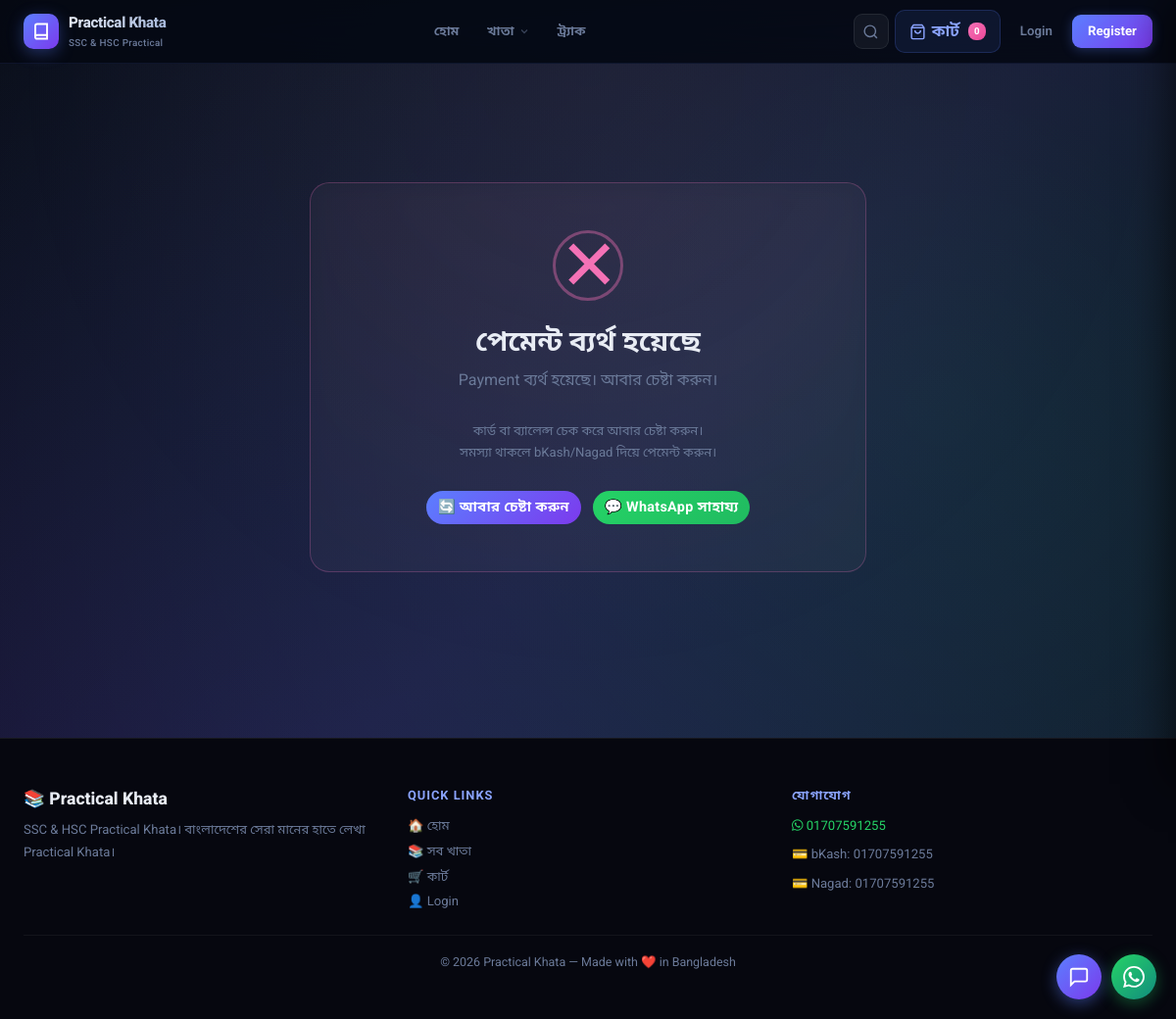
The page /payment/fail/ on the database its author committed.
### core/models.py (models this page shows, shortened)
class SiteSettings(models.Model):
    site_name        = models.CharField(max_length=100, default='Practical Khata')
    tagline          = models.CharField(max_length=200, default='SSC & HSC Practical Khata')
    whatsapp_number  = models.CharField(max_length=20, default='8801707591255')
    delivery_charge  = models.DecimalField(max_digits=6, decimal_places=2, default=110)
    free_delivery_above = models.DecimalField(max_digits=8, decimal_places=2, default=0,
                          help_text='0 means no free delivery threshold')
    bkash_number     = models.CharField(max_length=20, blank=True, default='01707591255')
    nagad_number     = models.CharField(max_length=20, blank=True, default='01707591255')
    chat_enabled     = models.BooleanField(default=True, help_text='Show AI chat widget')
    chat_welcome_msg = models.CharField(max_length=300,
                       default='আসসালামু আলাইকুম! 👋 কীভাবে সাহায্য করতে পারি?')
    meta_description = models.TextField(blank=True,
                       default='Buy SSC & HSC Practical Khata online in Bangladesh.')
    meta_keywords    = models.CharField(max_length=300, blank=True,
                       default='practical khata, SSC, HSC, Bangladesh')
    og_image         = models.ImageField(upload_to='site/', blank=True, null=True)
    class Meta:
        verbose_name = 'Site Settings'
        verbose_name_plural = 'Site Settings'
    @classmethod
    def get(cls):
        obj, _ = cls.objects.get_or_create(pk=1)
        return obj

### core/views.py (the view)
# urls.py: path('payment/fail/',     views.ssl_fail,       name='ssl_fail'),
def ssl_fail(request):
    tran_id = request.POST.get('tran_id') or request.GET.get('tran_id', '')
    value_a = request.POST.get('value_a') or request.GET.get('value_a', '')
    order = None
    try:
        order = Order.objects.get(order_id=tran_id)
    except Order.DoesNotExist:
        try:
            order = Order.objects.get(id=int(value_a))
        except (Order.DoesNotExist, ValueError):
            pass
    if order:
        order.payment_status = 'failed'
        order.save(update_fields=['payment_status', 'updated_at'])
    return render(request, 'payment_fail.html', {
        'order': order,
        'reason': 'Payment ব্যর্থ হয়েছে। আবার চেষ্টা করুন।',
    })

### templates/payment_fail.html (shortened to what this page needs)
{% extends 'base.html' %}
{% load static %}
{% block content %}
<section class="payment-result-section">
    <div class="container" style="max-width:600px;padding:60px 16px;">
        <div class="payment-result-card fail-card">
            <div class="result-icon">
                <div class="fail-x">✕</div>
            </div>
            <h1 class="result-title">পেমেন্ট ব্যর্থ হয়েছে</h1>
            <p class="result-subtitle">{{ reason|default:"কোনো কারণে পেমেন্ট সম্পন্ন হয়নি।" }}</p>
            <p class="result-note">
                কার্ড বা ব্যালেন্স চেক করে আবার চেষ্টা করুন।<br>
                সমস্যা থাকলে bKash/Nagad দিয়ে পেমেন্ট করুন।
            </p>
            <div class="result-actions">
                <a href="{% url 'checkout' %}" class="btn btn-primary">
                    🔄 আবার চেষ্টা করুন
                </a>
                <a href="https://wa.me/{{ site_settings.whatsapp_number }}" target="_blank"
                   class="btn" style="background:linear-gradient(135deg,#25d366,#20ba60);color:white;border:none;">
                    💬 WhatsApp সাহায্য
                </a>
            </div>
        </div>
    </div>
</section>
{% endblock %}

### templates/base.html (shortened to what this page needs)
<!DOCTYPE html>
<html lang="bn">
{% load static %}
<head>
    <link href="https://cdn.jsdelivr.net/npm/bootstrap@5.3.0/dist/css/bootstrap.min.css" rel="stylesheet">
    <link rel="stylesheet" href="https://cdnjs.cloudflare.com/ajax/libs/font-awesome/6.4.0/css/all.min.css">
    <link rel="stylesheet" href="{% static 'css/style.css' %}?v=7">
</head>
<body>
    <div class="particles-bg"></div>
    <nav class="pk-nav" id="mainNav" role="navigation" aria-label="Main Navigation">
        <div class="pk-nav-bar">
            <div class="container pk-nav-container">
                <a class="pk-logo" href="{% url 'home' %}" aria-label="{{ site_settings.site_name }}">
                    <div class="pk-logo-icon">
                        <svg width="18" height="18" viewBox="0 0 24 24" fill="none" stroke="white" stroke-width="2.5" stroke-linecap="round"><path d="M4 19.5A2.5 2.5 0 0 1 6.5 17H20"/><path d="M6.5 2H20v20H6.5A2.5 2.5 0 0 1 4 19.5v-15A2.5 2.5 0 0 1 6.5 2z"/></svg>
                    </div>
                    <div class="pk-logo-text">
                        <span class="pk-logo-name">{{ site_settings.site_name }}</span>
                        <span class="pk-logo-tagline">SSC &amp; HSC Practical</span>
                    </div>
                </a>
                <ul class="pk-nav-links" role="list">
                    <li>
                        <a href="{% url 'home' %}" class="pk-link {% if request.resolver_match.url_name == 'home' %}pk-link--active{% endif %}">
                            হোম
                        </a>
                    </li>
                    <li class="pk-mega-parent">
                        <a href="{% url 'products' %}" class="pk-link pk-link--has-arrow {% if 'product' in request.resolver_match.url_name %}pk-link--active{% endif %}">
                            খাতা
                            <svg class="pk-arrow" width="12" height="12" viewBox="0 0 24 24" fill="none" stroke="currentColor" stroke-width="2.5"><path d="M6 9l6 6 6-6"/></svg>
                        </a>
                    </li>
                    <li>
                        <a href="#" class="pk-link"
                           onclick="event.preventDefault(); const t=document.getElementById('trackInput'); if(t){t.scrollIntoView({behavior:'smooth'}); t.focus();}else{const id=prompt('তোমার Order ID লিখো:'); if(id) window.location.assign('/order/'+id+'/tracking/');}">
                            ট্র্যাক
                        </a>
                    </li>
                </ul>
                <div class="pk-nav-actions">
                    <button class="pk-icon-btn" id="pkSearchBtn" aria-label="Search" title="খাতা খুঁজুন">
                        <svg width="17" height="17" viewBox="0 0 24 24" fill="none" stroke="currentColor" stroke-width="2"><circle cx="11" cy="11" r="8"/><path d="m21 21-4.35-4.35"/></svg>
                    </button>
                    <a class="pk-cart-btn" href="{% url 'cart' %}" aria-label="Cart">
                        <svg width="17" height="17" viewBox="0 0 24 24" fill="none" stroke="currentColor" stroke-width="2"><path d="M6 2L3 6v14a2 2 0 002 2h14a2 2 0 002-2V6l-3-4z"/><line x1="3" y1="6" x2="21" y2="6"/><path d="M16 10a4 4 0 01-8 0"/></svg>
                        <span class="pk-cart-label">কার্ট</span>
                        {% if cart_count and cart_count > 0 %}
                        <span class="pk-cart-badge cart-nav-badge">{{ cart_count }}</span>
                        {% else %}
                        <span class="pk-cart-badge cart-nav-badge" style="display:none;">0</span>
                        {% endif %}
                    </a>
                    {% if request.user.is_authenticated %}
                    <div class="pk-user-menu">
                        <button class="pk-user-btn" id="pkUserBtn" aria-label="User menu">
                            <div class="pk-avatar">{{ request.user.username|slice:":1"|upper }}</div>
                            <svg class="pk-arrow" width="12" height="12" viewBox="0 0 24 24" fill="none" stroke="currentColor" stroke-width="2.5"><path d="M6 9l6 6 6-6"/></svg>
                        </button>
                        <div class="pk-user-dropdown" id="pkUserDropdown">
                            <div class="pk-user-header">
                                <div class="pk-avatar pk-avatar-lg">{{ request.user.username|slice:":1"|upper }}</div>
                                <div>
                                    <p class="pk-user-name">{{ request.user.username }}</p>
                                    <p class="pk-user-role">{% if request.user.is_staff %}Admin{% else %}Customer{% endif %}</p>
                                </div>
                            </div>
                            <div class="pk-user-links">
                                <a href="{% url 'dashboard' %}" class="pk-user-link">
                                    <svg width="14" height="14" viewBox="0 0 24 24" fill="none" stroke="currentColor" stroke-width="2"><rect x="3" y="3" width="7" height="7"/><rect x="14" y="3" width="7" height="7"/><rect x="14" y="14" width="7" height="7"/><rect x="3" y="14" width="7" height="7"/></svg>
                                    Dashboard
                                </a>
                                <a href="{% url 'cart' %}" class="pk-user-link">
                                    <svg width="14" height="14" viewBox="0 0 24 24" fill="none" stroke="currentColor" stroke-width="2"><path d="M6 2L3 6v14a2 2 0 002 2h14a2 2 0 002-2V6l-3-4z"/><line x1="3" y1="6" x2="21" y2="6"/></svg>
                                    আমার কার্ট
                                </a>
                                {% if request.user.is_staff %}
                                <div class="pk-user-divider"></div>
                                <p class="pk-user-section">Admin Panel</p>
                                <a href="{% url 'admin_dashboard' %}" class="pk-user-link">🚀 Dashboard 2.0</a>
                                <a href="{% url 'manage_products' %}" class="pk-user-link">📦 Products</a>
                                <a href="{% url 'admin_orders' %}" class="pk-user-link">📋 Orders</a>
                                <a href="{% url 'admin_reviews' %}" class="pk-user-link">⭐ Reviews</a>
                                <a href="{% url 'manage_coupons' %}" class="pk-user-link">🎟️ Coupons</a>
                                {% endif %}
                                <div class="pk-user-divider"></div>
                                <a href="{% url 'logout' %}" class="pk-user-link pk-user-link--danger">
                                    <svg width="14" height="14" viewBox="0 0 24 24" fill="none" stroke="currentColor" stroke-width="2"><path d="M9 21H5a2 2 0 01-2-2V5a2 2 0 012-2h4"/><polyline points="16 17 21 12 16 7"/><line x1="21" y1="12" x2="9" y2="12"/></svg>
                                    Logout
                                </a>
                            </div>
                        </div>
                    </div>
                    {% else %}
                    <a href="{% url 'login' %}" class="pk-auth-link">Login</a>
                    <a href="{% url 'register' %}" class="pk-auth-btn">Register</a>
                    {% endif %}
                </div>
            </div>
        </div>
    </nav>
    {% block content %}{% endblock %}
    <footer class="mt-5 py-5" style="border-top:1px solid rgba(255,255,255,0.07);background:rgba(7,8,15,0.98);">
        <div class="container">
            <div class="row g-4">
                <div class="col-md-4">
                    <div style="font-size:1.1rem;font-weight:800;color:#e8ecf4;margin-bottom:8px;">
                        📚 {{ site_settings.site_name }}
                    </div>
                    <p style="font-size:0.82rem;color:#6b7a99;line-height:1.7;">
                        {{ site_settings.tagline }}। বাংলাদেশের সেরা মানের হাতে লেখা Practical Khata।
                    </p>
                </div>
                <div class="col-md-4">
                    <div
                        style="font-size:0.8rem;font-weight:700;color:#8ba4ff;margin-bottom:12px;text-transform:uppercase;letter-spacing:1px;">
                        Quick Links</div>
                    <div style="display:flex;flex-direction:column;gap:6px;">
                        <a href="{% url 'home' %}" style="font-size:0.82rem;color:#6b7a99;text-decoration:none;">🏠
                            হোম</a>
                        <a href="{% url 'products' %}" style="font-size:0.82rem;color:#6b7a99;text-decoration:none;">📚
                            সব খাতা</a>
                        <a href="{% url 'cart' %}" style="font-size:0.82rem;color:#6b7a99;text-decoration:none;">🛒
                            কার্ট</a>
                        <a href="{% url 'login' %}" style="font-size:0.82rem;color:#6b7a99;text-decoration:none;">👤
                            Login</a>
                    </div>
                </div>
                <div class="col-md-4">
                    <div
                        style="font-size:0.8rem;font-weight:700;color:#8ba4ff;margin-bottom:12px;text-transform:uppercase;letter-spacing:1px;">
                        যোগাযোগ</div>
                    <div style="display:flex;flex-direction:column;gap:8px;">
                        <a href="https://wa.me/{{ site_settings.whatsapp_number }}" target="_blank"
                            style="font-size:0.82rem;color:#25d366;text-decoration:none;">
                            <i class="fab fa-whatsapp"></i> {{ site_settings.whatsapp_number|slice:"2:" }}
                        </a>
                        {% if site_settings.bkash_number %}
                        <span style="font-size:0.82rem;color:#6b7a99;">
                            💳 bKash: {{ site_settings.bkash_number }}
                        </span>
                        {% endif %}
                        {% if site_settings.nagad_number %}
                        <span style="font-size:0.82rem;color:#6b7a99;">
                            💳 Nagad: {{ site_settings.nagad_number }}
                        </span>
                        {% endif %}
                    </div>
                </div>
            </div>
            <div
                style="border-top:1px solid rgba(255,255,255,0.05);margin-top:24px;padding-top:16px;text-align:center;">
                <p style="font-size:0.78rem;color:#6b7a99;margin:0;">
                    © 2026 {{ site_settings.site_name }} — Made with ❤️ in Bangladesh
                </p>
            </div>
        </div>
    </footer>
    <a href="https://wa.me/{{ site_settings.whatsapp_number }}" class="wa-float" target="_blank" rel="noopener"
        title="WhatsApp এ মেসেজ করো" aria-label="WhatsApp">
    </a>
    {% if chat_enabled %}
    <div class="ai-chat-widget" id="aiChatWidget">
        <button class="ai-chat-toggle" id="aiChatToggle" aria-label="Chat">
            <span class="ai-chat-icon-open">
                <svg width="22" height="22" viewBox="0 0 24 24" fill="none" stroke="white" stroke-width="2">
                    <path d="M21 15a2 2 0 0 1-2 2H7l-4 4V5a2 2 0 0 1 2-2h14a2 2 0 0 1 2 2z"></path>
                </svg>
            </span>
        </button>
    </div>
    {% endif %}
</body>
</html>

### rows shown on the page
SiteSettings: site_name "Practical Khata", tagline "SSC & HSC Practical Khata", whatsapp_number "01707591255", bkash_number "01707591255", nagad_number "01707591255"

### other values the page prints
{{ reason|default:"কোনো কারণে পেমেন্ট সম্পন্ন হয়নি।" }} "Payment ব্যর্থ হয়েছে। আবার চেষ্টা করুন।"
